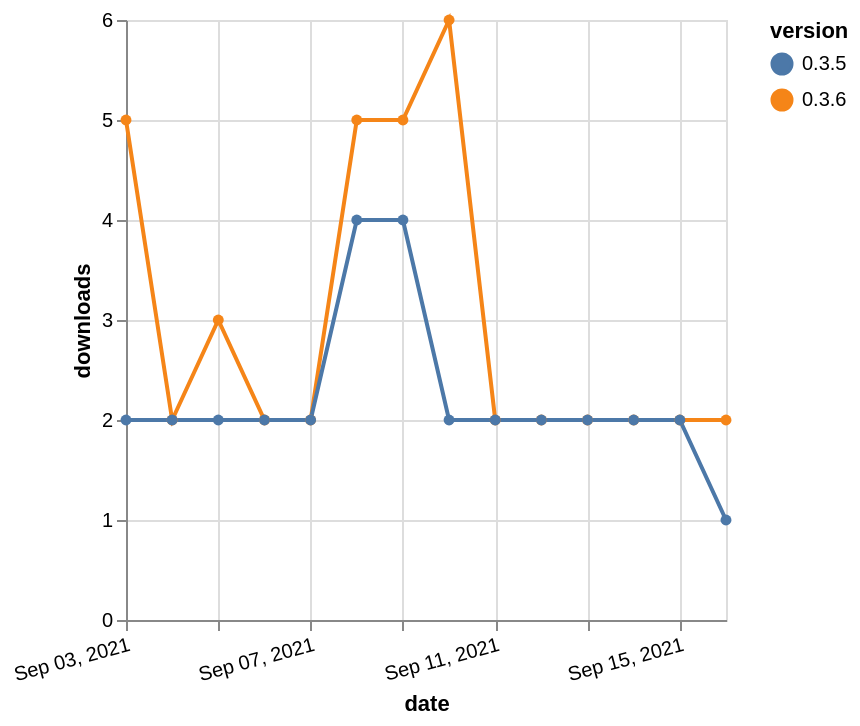

Write a Vega-Lite specification for this figure.
### Vega-Lite specification from a JSON file in a GitHub repository (floating-point values rounded to 4 significant figures)
{"$schema": "https://vega.github.io/schema/vega-lite/v5.json", "description": "A simple bar chart with embedded data.", "data": {"values": [{"date": "2021-09-03", "total": 2799, "delta": 5, "version": "0.3.6"}, {"date": "2021-09-04", "total": 2801, "delta": 2, "version": "0.3.6"}, {"date": "2021-09-05", "total": 2804, "delta": 3, "version": "0.3.6"}, {"date": "2021-09-06", "total": 2806, "delta": 2, "version": "0.3.6"}, {"date": "2021-09-07", "total": 2808, "delta": 2, "version": "0.3.6"}, {"date": "2021-09-08", "total": 2813, "delta": 5, "version": "0.3.6"}, {"date": "2021-09-09", "total": 2818, "delta": 5, "version": "0.3.6"}, {"date": "2021-09-10", "total": 2824, "delta": 6, "version": "0.3.6"}, {"date": "2021-09-11", "total": 2826, "delta": 2, "version": "0.3.6"}, {"date": "2021-09-12", "total": 2828, "delta": 2, "version": "0.3.6"}, {"date": "2021-09-13", "total": 2830, "delta": 2, "version": "0.3.6"}, {"date": "2021-09-14", "total": 2832, "delta": 2, "version": "0.3.6"}, {"date": "2021-09-15", "total": 2834, "delta": 2, "version": "0.3.6"}, {"date": "2021-09-16", "total": 2836, "delta": 2, "version": "0.3.6"}, {"date": "2021-09-03", "total": 2414, "delta": 2, "version": "0.3.5"}, {"date": "2021-09-04", "total": 2416, "delta": 2, "version": "0.3.5"}, {"date": "2021-09-05", "total": 2418, "delta": 2, "version": "0.3.5"}, {"date": "2021-09-06", "total": 2420, "delta": 2, "version": "0.3.5"}, {"date": "2021-09-07", "total": 2422, "delta": 2, "version": "0.3.5"}, {"date": "2021-09-08", "total": 2426, "delta": 4, "version": "0.3.5"}, {"date": "2021-09-09", "total": 2430, "delta": 4, "version": "0.3.5"}, {"date": "2021-09-10", "total": 2432, "delta": 2, "version": "0.3.5"}, {"date": "2021-09-11", "total": 2434, "delta": 2, "version": "0.3.5"}, {"date": "2021-09-12", "total": 2436, "delta": 2, "version": "0.3.5"}, {"date": "2021-09-13", "total": 2438, "delta": 2, "version": "0.3.5"}, {"date": "2021-09-14", "total": 2440, "delta": 2, "version": "0.3.5"}, {"date": "2021-09-15", "total": 2442, "delta": 2, "version": "0.3.5"}, {"date": "2021-09-16", "total": 2443, "delta": 1, "version": "0.3.5"}]}, "width": "container", "mark": {"type": "line", "point": {"filled": true}}, "encoding": {"x": {"field": "date", "type": "temporal", "timeUnit": "yearmonthdate", "title": "date", "axis": {"labelAngle": -15}}, "y": {"field": "delta", "type": "quantitative", "title": "downloads"}, "color": {"field": "version", "type": "nominal"}, "tooltip": {"field": "delta"}}}
